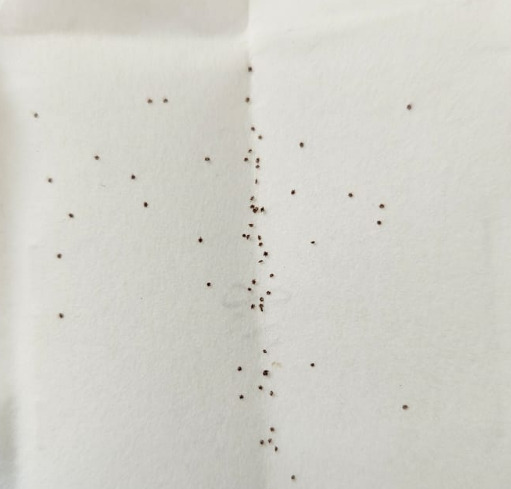
#> input picture larvas.jpeg, 511 x 489 px
$ python contador.py
#> lines starting #> are read from the running program, lines starting #| are printed output that depends on the picture; after the words box and inside, x2 and y2 are one past the last pixel; in counts of white or black regions, pixels touching at a corner belong together
import cv2
import numpy as np

# Vamos redefinir o código para incluir a lógica de contagem baseada no tamanho dos pontos
#tick_larvae_counter
# Carrega a imagem novamente
imagem = cv2.imread('larvas.jpeg')
#> imagem is the input picture: shape (489, 511, 3); mean B, G, R 202.3, 209.6, 210.3

# Converte para escala de cinza e aplica threshold
cinza = cv2.cvtColor(imagem, cv2.COLOR_BGR2GRAY)
_, thresh = cv2.threshold(cinza, 127, 255, cv2.THRESH_BINARY_INV)
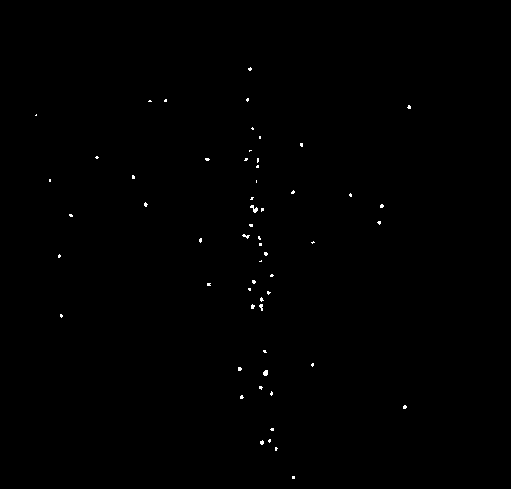
#> thresh: shape (489, 511); 0.24% white in thin lines or dots, all inside (x1, y1, x2, y2) = (35, 67, 411, 479)

# Encontra contornos na imagem
contornos, _ = cv2.findContours(thresh, cv2.RETR_TREE, cv2.CHAIN_APPROX_SIMPLE)
#> contornos = 58 contours, all with area under 20

# Calcula a área média dos contornos encontrados
areas = [cv2.contourArea(c) for c in contornos]
#> areas = 58 values, max 19.5 at index 34, min 0 at index 40, mean 5.36
area_media = np.mean(areas)
#> area_media = 5.36

# Inicializa o contador
contador_total = 0

# Define o limiar para o tamanho do ponto como 60%% da área média
limiar_tamanho = area_media * 1.6
#> limiar_tamanho = 8.58

# Verifica cada contorno e incrementa o contador apropriadamente
for contorno in contornos:
    area_contorno = cv2.contourArea(contorno)
    (x, y), raio = cv2.minEnclosingCircle(contorno)
    centro = (int(x), int(y))
    raio = int(raio)

    # Se a área do contorno for maior do que 70% da média, conta como 2
    if area_contorno > limiar_tamanho:
        contador_total += 2
    else:
        contador_total += 1

    # Desenha um círculo vermelho em volta do ponto
    cv2.circle(imagem, centro, raio, (0, 0, 255), 2)
#> this loop made 58 passes
#> (contorno, area_contorno, x, y, raio, centro, contador_total) on passes 42, 45, 51, 53, 55: ([[49, 179], [49, 181], [50, 181], [50, 179]], 2, 49.5, 180, 1, (49, 180), 47), ([[257, 158], [257, 162], [258, 161], [258, 158]], 3.5, 257.5, 160, 2, (257, 160), 50), ([[259, 136], [259, 138], [260, 138], [260, 136]], 2, 259.5, 137, 1, (259, 137), 56), ([[36, 114], [35, 115], [36, 115]], 0.5, 35.5, 114.5, 0, (35, 114), 58), ([[149, 100], [148, 101], [151, 101], [150, 100]], 2, 149.5, 101, 1, (149, 101), 60)
#> (area_contorno, x, y, raio, centro, contador_total) on passes 2 to 7: (4, 275.5, 448.5, 1, (275, 448), 2), (9, 261.5, 442, 2, (261, 442), 4), (4.5, 269.5, 440.5, 1, (269, 440), 5), (5, 271.7, 429, 1, (271, 429), 6), (7.5, 404.3, 406.7, 1, (404, 406), 7), (6.5, 241.2, 396.6, 1, (241, 396), 8)
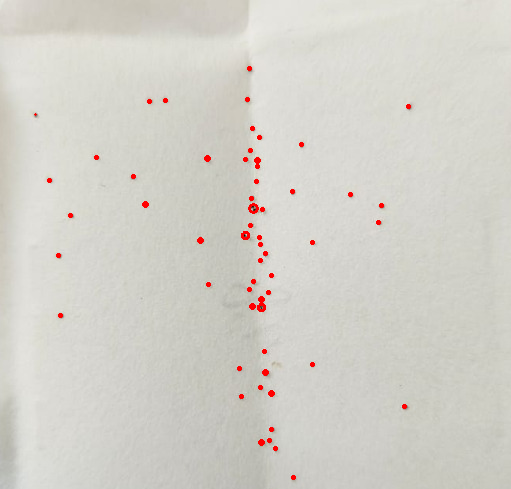
#> imagem: shape (489, 511, 3); 0.59% of pixels changed, all inside (x1, y1, x2, y2) = (34, 66, 411, 480)
#> after the loop, contador_total = 63

# Adiciona a contagem total na imagem
posicao_texto = (10, imagem.shape[0] - 10)  # posição no canto inferior esquerdo
#> posicao_texto = (10, 479)
cv2.putText(imagem, f"Total: {contador_total}", posicao_texto, cv2.FONT_HERSHEY_SIMPLEX, 1, (255, 0, 0), 2)
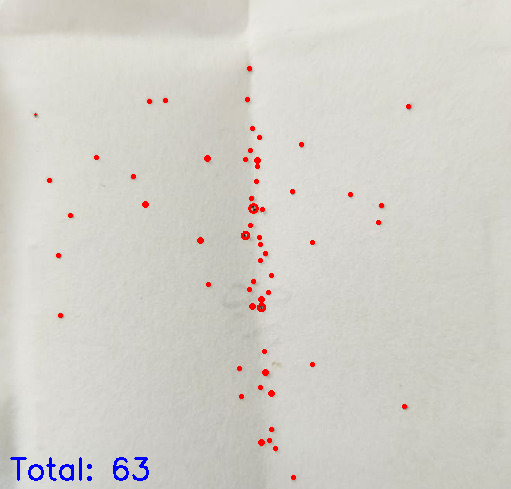
#> imagem: shape (489, 511, 3); 0.37% of pixels changed, all inside (x1, y1, x2, y2) = (10, 457, 149, 481)

# Salva a imagem com os círculos desenhados e a contagem total
caminho_nova_imagem = 'resultado_contagem_total.jpeg'
cv2.imwrite(caminho_nova_imagem, imagem)

caminho_nova_imagem
